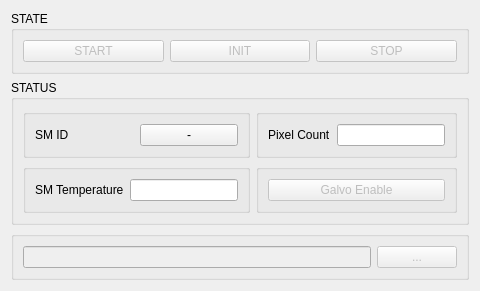
         <widget class="QWidget" name="tab_10">
          <property name="sizePolicy">
           <sizepolicy hsizetype="Preferred" vsizetype="Preferred">
            <horstretch>0</horstretch>
            <verstretch>0</verstretch>
           </sizepolicy>
          </property>
          <attribute name="title">
           <string>State Machine</string>
          </attribute>
          <layout class="QVBoxLayout" name="verticalLayout_16">
           <item>
            <widget class="QGroupBox" name="groupBox_6">
             <property name="title">
              <string>STATE</string>
             </property>
             <layout class="QGridLayout" name="gridLayout_2">
              <item row="0" column="1">
               <widget class="QPushButton" name="pb_init">
                <property name="enabled">
                 <bool>false</bool>
                </property>
                <property name="text">
                 <string>INIT</string>
                </property>
               </widget>
              </item>
              <item row="0" column="0">
               <widget class="QPushButton" name="pb_power">
                <property name="enabled">
                 <bool>false</bool>
                </property>
                <property name="text">
                 <string>START</string>
                </property>
               </widget>
              </item>
              <item row="0" column="2">
               <widget class="QPushButton" name="pb_stop">
                <property name="enabled">
                 <bool>false</bool>
                </property>
                <property name="text">
                 <string>STOP</string>
                </property>
               </widget>
              </item>
             </layout>
            </widget>
           </item>
           <item>
            <widget class="QGroupBox" name="gb_status">
             <property name="title">
              <string>STATUS</string>
             </property>
             <layout class="QGridLayout" name="gridLayout">
              <item row="1" column="2">
               <widget class="QGroupBox" name="groupBox_4">
                <property name="title">
                 <string/>
                </property>
                <layout class="QHBoxLayout" name="horizontalLayout_4">
                 <item>
                  <widget class="QPushButton" name="pb_lsren">
                   <property name="enabled">
                    <bool>false</bool>
                   </property>
                   <property name="text">
                    <string>Galvo Enable</string>
                   </property>
                  </widget>
                 </item>
                </layout>
               </widget>
              </item>
              <item row="0" column="2">
               <widget class="QGroupBox" name="groupBox_5">
                <property name="title">
                 <string/>
                </property>
                <layout class="QHBoxLayout" name="horizontalLayout_5">
                 <item>
                  <widget class="QLabel" name="label_4">
                   <property name="text">
                    <string>Pixel Count</string>
                   </property>
                   <property name="alignment">
                    <set>Qt::AlignLeading|Qt::AlignLeft|Qt::AlignVCenter</set>
                   </property>
                  </widget>
                 </item>
                 <item>
                  <widget class="QLineEdit" name="le_pixcount">
                   <property name="enabled">
                    <bool>true</bool>
                   </property>
                   <property name="sizePolicy">
                    <sizepolicy hsizetype="Minimum" vsizetype="Fixed">
                     <horstretch>0</horstretch>
                     <verstretch>0</verstretch>
                    </sizepolicy>
                   </property>
                  </widget>
                 </item>
                </layout>
               </widget>
              </item>
              <item row="0" column="0">
               <widget class="QGroupBox" name="groupBox_7">
                <property name="title">
                 <string/>
                </property>
                <layout class="QHBoxLayout" name="horizontalLayout_6">
                 <item>
                  <widget class="QLabel" name="label_3">
                   <property name="text">
                    <string>SM ID</string>
                   </property>
                  </widget>
                 </item>
                 <item>
                  <widget class="QPushButton" name="pb_SMID">
                   <property name="enabled">
                    <bool>true</bool>
                   </property>
                   <property name="text">
                    <string>-</string>
                   </property>
                  </widget>
                 </item>
                </layout>
               </widget>
              </item>
              <item row="1" column="0">
               <widget class="QGroupBox" name="groupBox_3">
                <property name="title">
                 <string/>
                </property>
                <layout class="QHBoxLayout" name="horizontalLayout_3">
                 <item>
                  <widget class="QLabel" name="label_2">
                   <property name="text">
                    <string>SM Temperature</string>
                   </property>
                   <property name="alignment">
                    <set>Qt::AlignLeading|Qt::AlignLeft|Qt::AlignVCenter</set>
                   </property>
                  </widget>
                 </item>
                 <item>
                  <widget class="QLineEdit" name="le_SMTemp">
                   <property name="enabled">
                    <bool>true</bool>
                   </property>
                   <property name="sizePolicy">
                    <sizepolicy hsizetype="Minimum" vsizetype="Fixed">
                     <horstretch>0</horstretch>
                     <verstretch>0</verstretch>
                    </sizepolicy>
                   </property>
                  </widget>
                 </item>
                </layout>
               </widget>
              </item>
             </layout>
            </widget>
           </item>
           <item>
            <widget class="QGroupBox" name="gb_logger">
             <property name="enabled">
              <bool>true</bool>
             </property>
             <property name="title">
              <string/>
             </property>
             <layout class="QGridLayout" name="gridLayout_5">
              <item row="0" column="0">
               <widget class="QLineEdit" name="le_savepath_3">
                <property name="enabled">
                 <bool>false</bool>
                </property>
               </widget>
              </item>
              <item row="0" column="1">
               <widget class="QPushButton" name="pb_savefolder_3">
                <property name="enabled">
                 <bool>false</bool>
                </property>
                <property name="text">
                 <string>...</string>
                </property>
               </widget>
              </item>
             </layout>
            </widget>
           </item>
          </layout>
         </widget>
